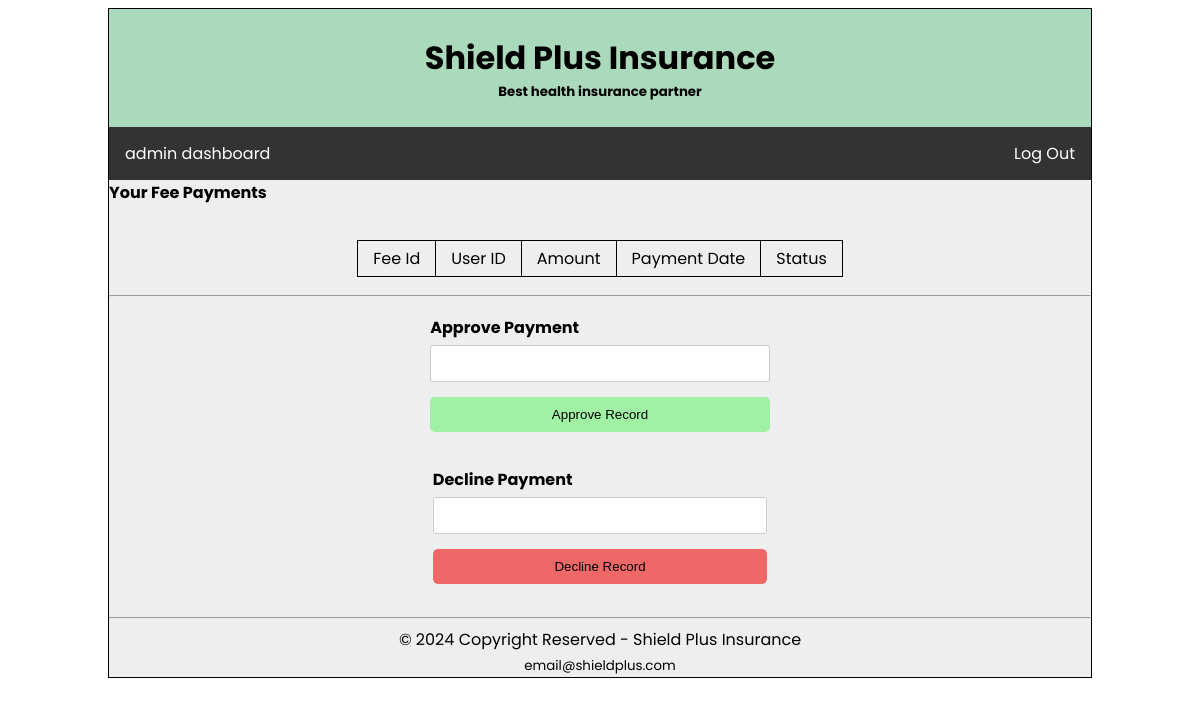
/annualFee/admin-read-af.php, run on an earlier commit of the app's database.
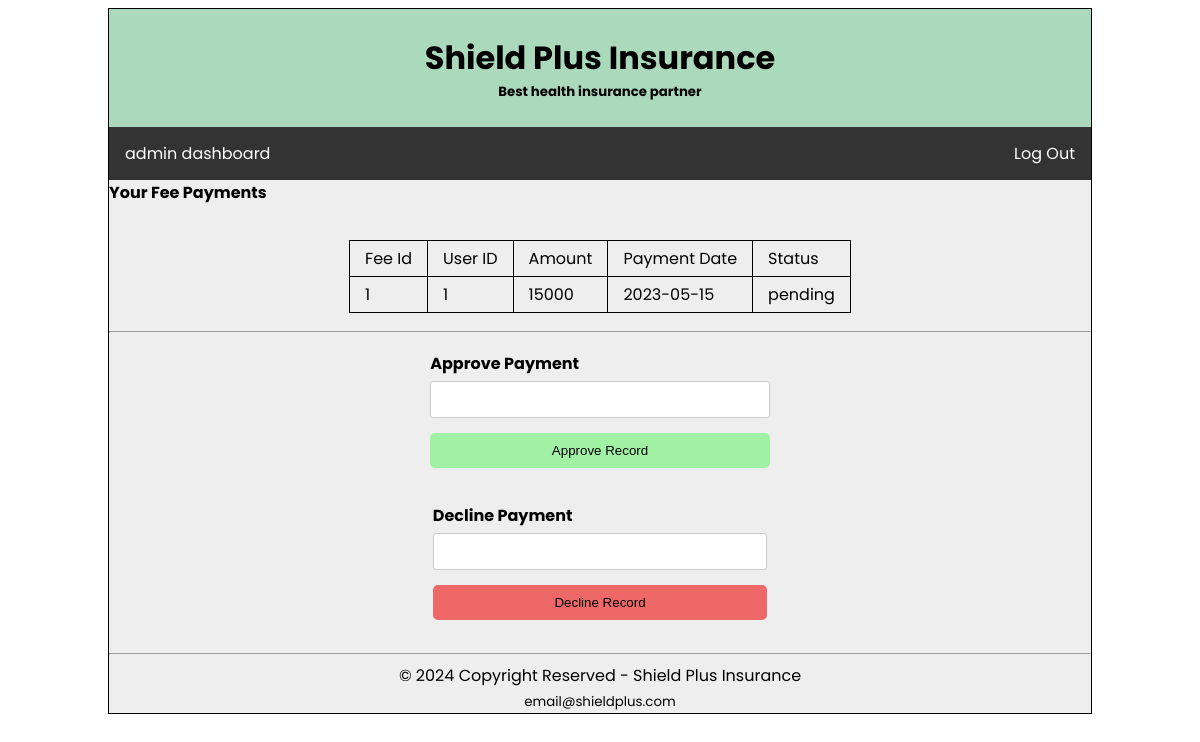
And on a later commit of the database.
### tables this page shows
CREATE Table annualFee(
    feeId VARCHAR(6) NOT NULL,
    userId int NOT NULL,
    amount FLOAT NOT NULL,
    paymentDate DATE NOT NULL,
    status VARCHAR(20),

    CONSTRAINT annualFee_pk PRIMARY KEY(feeId),
    CONSTRAINT annualFee_fk FOREIGN KEY (userId) REFERENCES user(userId)
);

### annualFee/admin-read-af.php (the view, shortened to what this page needs)
<!DOCTYPE html>
<html>
<head>
	<link rel="stylesheet" type="text/css" href="admin-read-af.css">
</head>
<body>
	<div class="main-container">
        <div class="head"><br>
	    <h1>Shield Plus Insurance</h1>
	    <h5>Best health insurance partner</h5> <br>
        </div>
        <ul class="nav1">
            <li class="nav1"><a href="../admin.php">admin dashboard</a></li>
            <li class="nav2"><a href="../logout.php">Log Out</a></li>
        </ul>
        <div class="view-employee">
            <div><b>Your Fee Payments</b></div> <br>
                <?php
                require_once '../inc/connection.php';
                $sql = "SELECT * FROM annualFee ORDER BY feeId ASC";
                $result = $connection->query($sql);
                if(!$result){
                    die("Invalid query or no results found!");
                }else{
                    echo '<div class="center-table">';
                    echo "<table>";
                    echo "<tr><td>Fee Id</td><td>User ID</td> <td>Amount</td> <td>Payment Date</td> <td>Status</td></tr>";
                    while($row=$result->fetch_assoc()){
                        echo "<tr>";
                        echo "<td>".$row['feeId']."</td>";
                        echo "<td>".$row['userId']."</td>";
                        echo "<td>".$row['amount']."</td>";
                        echo "<td>".$row['paymentDate']."</td>";
                        echo "<td>".$row['status']."</td>";
                        echo "</tr>";
                    }
                    echo "</table>";
                    echo '</div>';
                }
                ?>
                <hr>
                <div class="form-container">
                    <form action="admin-approve.php" method="post">
                        <label for="">Approve Payment</label>
                        <input type="text" name="feeId">
                        <input type="submit" value="Approve Record" class="green-button">
                    </form>
                </div>
                <div class="form-container">
                    <form action="admin-decline.php" method="post">
                        <label for="">Decline Payment</label>
                        <input type="text" name="feeId">
                        <input type="submit" value="Decline Record" class="red-button">
                    </form>
                </div>
            </div>
        <footer>
            <hr>
            &copy; 2024 Copyright Reserved - Shield Plus Insurance <br>
            <small>email@shieldplus.com</small>
        </footer>
	</div>
</body>
</html>

What changed in the data, as far as the page shows it:
added annualfee: feeId "1", userId "1", amount "15000", paymentDate "2023-05-15", status "pending"
